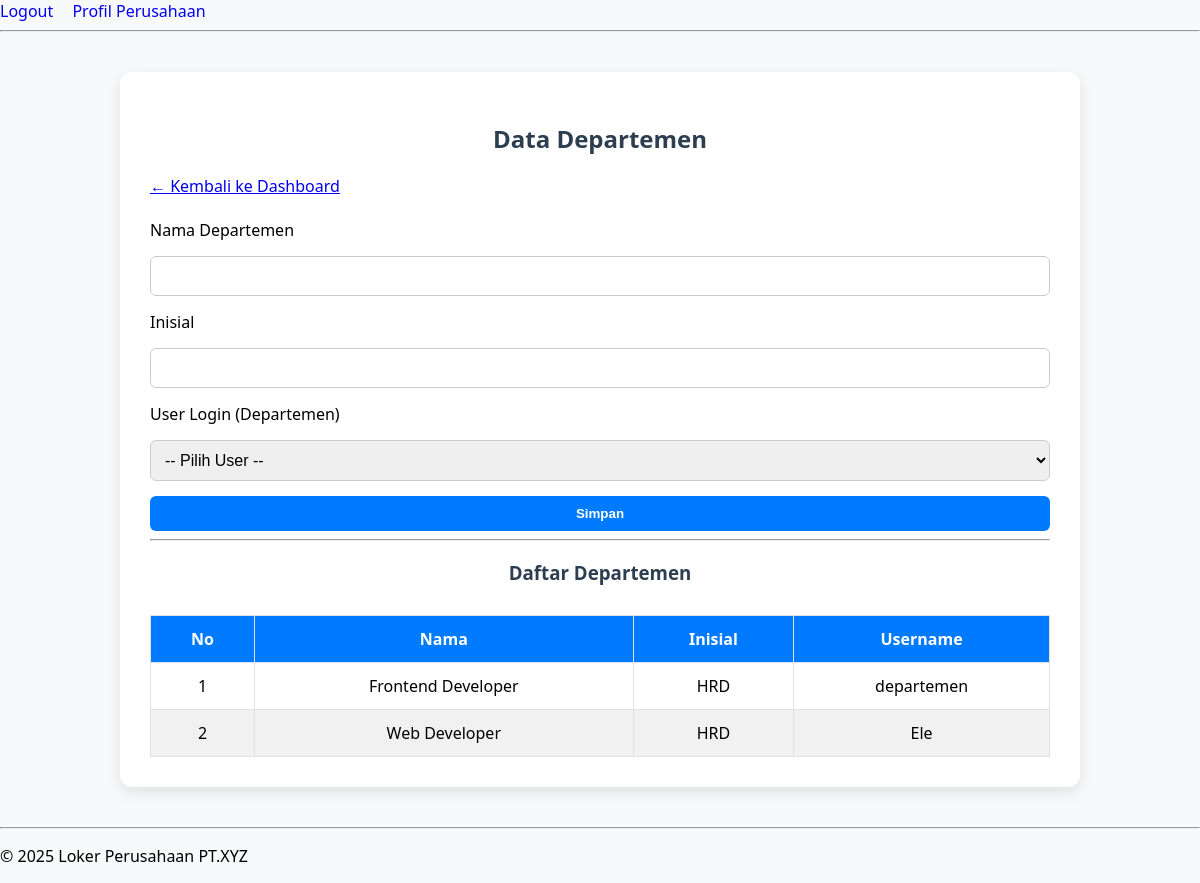
Page /loker_perusahaan/admin/data_departemen.php (signed in) on the committed database.
### tables this page shows
CREATE TABLE `department` (
  `id` int(11) NOT NULL,
  `nama` varchar(100) DEFAULT NULL,
  `inisial` varchar(10) DEFAULT NULL,
  `id_user` int(11) DEFAULT NULL
);

CREATE TABLE `user` (
  `id_user` int(11) NOT NULL,
  `user` varchar(50) DEFAULT NULL,
  `pass` varchar(255) DEFAULT NULL,
  `akses` enum('admin','user','departemen') DEFAULT NULL
);

### loker_perusahaan/admin/data_departemen.php (the view, shortened to what this page needs)
<?php
include '../config/koneksi.php';
include '../includes/header.php';
echo '<link rel="stylesheet" href="../assets/css/admin/data_departemen.css">';
?>
<div class="container">
    <h2>Data Departemen</h2>
    <a href="../pages/dashboard_admin.php">← Kembali ke Dashboard</a><br><br>
    <form method="post" class="form-box">
        <label>Nama Departemen</label>
        <input type="text" name="nama" required>
        <label>Inisial</label>
        <input type="text" name="inisial" required>
        <label>User Login (Departemen)</label>
        <select name="id_user" required>
            <option value="">-- Pilih User --</option>
        </select>
        <button type="submit" class="btn-primary">Simpan</button>
    </form>
    <hr>
    <h3>Daftar Departemen</h3>
    <div class="table-container">
        <table>
            <thead>
                <tr>
                    <th>No</th>
                    <th>Nama</th>
                    <th>Inisial</th>
                    <th>Username</th>
                </tr>
            </thead>
            <tbody>
                <?php
                $no = 1;
                $departemen = mysqli_query($koneksi, "SELECT d.*, u.user FROM department d LEFT JOIN user u ON d.id_user = u.id_user");
                while ($d = mysqli_fetch_assoc($departemen)) {
                    echo "<tr>
                            <td>{$no}</td>
                            <td>{$d['nama']}</td>
                            <td>{$d['inisial']}</td>
                            <td>{$d['user']}</td>
                          </tr>";
                    $no++;
                }
                ?>
            </tbody>
        </table>
    </div>
</div>
<?php include '../includes/footer.php'; ?>

### loker_perusahaan/assets/css/admin/data_departemen.css (style rules this page uses)
body { font-family: 'Segoe UI', Tahoma, Geneva, Verdana, sans-serif; background-color: #f8f9fa; margin: 0; padding: 0; }
.container { max-width: 900px; margin: 40px auto; background: #fff; padding: 30px; border-radius: 12px; box-shadow: 0 5px 15px rgba(0, 0, 0, 0.1); }
h2, h3 { text-align: center; color: #2c3e50; margin-bottom: 20px; }
.form-box { display: flex; flex-direction: column; gap: 15px; }
.form-box input, .form-box select { padding: 10px; border-radius: 6px; border: 1px solid #ccc; font-size: 16px; }
.btn-primary { background-color: #007bff; color: white; padding: 10px 18px; border: none; border-radius: 6px; cursor: pointer; font-weight: bold; transition: background 0.3s ease; }
.table-container { overflow-x: auto; margin-top: 20px; }
table { width: 100%; border-collapse: collapse; margin-top: 10px; }
thead { background-color: #007bff; color: white; }
table, th, td { border: 1px solid #dee2e6; }
th, td { padding: 12px; text-align: center; }
tr:nth-child(even) { background-color: #f1f1f1; }

### loker_perusahaan/includes/header.php (style rules this page uses)
body { font-family: Arial, sans-serif; padding: 20px; }

### rows in the picture
department: nama "Frontend Developer", inisial "HRD", id_user.user "departemen"
department: nama "Web Developer", inisial "HRD", id_user.user "Ele"
